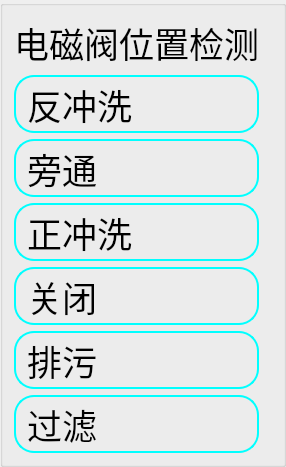
          <widget class="QGroupBox" name="valve_test">
           <layout class="QVBoxLayout" name="verticalLayout_4">
            <item>
             <layout class="QGridLayout" name="gridLayout_5">
              <item row="1" column="0">
               <widget class="QLabel" name="label_valve_1">
                <property name="font">
                 <font>
                  <family>微软雅黑</family>
                  <pointsize>26</pointsize>
                 </font>
                </property>
                <property name="styleSheet">
                 <string notr="true">QLabel {
    /*font-family: &quot;Microsoft YaHei&quot;;
    font-size: 18px;*/
    color: #000000;
    /*font-style: normal;
    font-weight: normal;*/
 
    border-style: solid;
    border-width: 2px;
    border-color: aqua;
    border-radius: 20px;
 
    padding-left: 2px;
    padding-top: 2px;
 
    /*background-color: rgb(237, 242, 255);/*背景颜色*/
    /*background-image: url(&quot;./image.png&quot;);*/
    /*background-repeat: no-repeat;*/
    background-position: left center;
}


QLabel:hover{
color: red;
border-color: green;
    background-color: aqua;
}

QLabel:disabled{
	color: blue;
	border-color: brown;
    background-color: aqua;
}
</string>
                </property>
                <property name="text">
                 <string>反冲洗</string>
                </property>
               </widget>
              </item>
              <item row="3" column="0">
               <widget class="QLabel" name="label_valve_3">
                <property name="font">
                 <font>
                  <family>微软雅黑</family>
                  <pointsize>26</pointsize>
                 </font>
                </property>
                <property name="styleSheet">
                 <string notr="true">QLabel {
    /*font-family: &quot;Microsoft YaHei&quot;;
    font-size: 18px;*/
    color: #000000;
    /*font-style: normal;
    font-weight: normal;*/
 
    border-style: solid;
    border-width: 2px;
    border-color: aqua;
    border-radius: 20px;
 
    padding-left: 2px;
    padding-top: 2px;
 
    /*background-color: rgb(237, 242, 255);/*背景颜色*/
    /*background-image: url(&quot;./image.png&quot;);*/
    /*background-repeat: no-repeat;*/
    background-position: left center;
}


QLabel:hover{
color: red;
border-color: green;
    background-color: aqua;
}

QLabel:disabled{
	color: blue;
	border-color: brown;
    background-color: aqua;
}
</string>
                </property>
                <property name="text">
                 <string>正冲洗</string>
                </property>
               </widget>
              </item>
              <item row="4" column="0">
               <widget class="QLabel" name="label_valve_4">
                <property name="font">
                 <font>
                  <family>微软雅黑</family>
                  <pointsize>26</pointsize>
                 </font>
                </property>
                <property name="styleSheet">
                 <string notr="true">QLabel {
    /*font-family: &quot;Microsoft YaHei&quot;;
    font-size: 18px;*/
    color: #000000;
    /*font-style: normal;
    font-weight: normal;*/
 
    border-style: solid;
    border-width: 2px;
    border-color: aqua;
    border-radius: 20px;
 
    padding-left: 2px;
    padding-top: 2px;
 
    /*background-color: rgb(237, 242, 255);/*背景颜色*/
    /*background-image: url(&quot;./image.png&quot;);*/
    /*background-repeat: no-repeat;*/
    background-position: left center;
}


QLabel:hover{
color: red;
border-color: green;
    background-color: aqua;
}

QLabel:disabled{
	color: blue;
	border-color: brown;
    background-color: aqua;
}
</string>
                </property>
                <property name="text">
                 <string>关闭</string>
                </property>
               </widget>
              </item>
              <item row="0" column="0">
               <widget class="QLabel" name="label_14">
                <property name="font">
                 <font>
                  <family>微软雅黑</family>
                  <pointsize>26</pointsize>
                 </font>
                </property>
                <property name="text">
                 <string>电磁阀位置检测</string>
                </property>
               </widget>
              </item>
              <item row="5" column="0">
               <widget class="QLabel" name="label_valve_5">
                <property name="font">
                 <font>
                  <family>微软雅黑</family>
                  <pointsize>26</pointsize>
                 </font>
                </property>
                <property name="styleSheet">
                 <string notr="true">QLabel {
    /*font-family: &quot;Microsoft YaHei&quot;;
    font-size: 18px;*/
    color: #000000;
    /*font-style: normal;
    font-weight: normal;*/
 
    border-style: solid;
    border-width: 2px;
    border-color: aqua;
    border-radius: 20px;
 
    padding-left: 2px;
    padding-top: 2px;
 
    /*background-color: rgb(237, 242, 255);/*背景颜色*/
    /*background-image: url(&quot;./image.png&quot;);*/
    /*background-repeat: no-repeat;*/
    background-position: left center;
}


QLabel:hover{
color: red;
border-color: green;
    background-color: aqua;
}

QLabel:disabled{
	color: blue;
	border-color: brown;
    background-color: aqua;
}
</string>
                </property>
                <property name="text">
                 <string>排污</string>
                </property>
               </widget>
              </item>
              <item row="6" column="0">
               <widget class="QLabel" name="label_valve_6">
                <property name="font">
                 <font>
                  <family>微软雅黑</family>
                  <pointsize>26</pointsize>
                 </font>
                </property>
                <property name="styleSheet">
                 <string notr="true">QLabel {
    /*font-family: &quot;Microsoft YaHei&quot;;
    font-size: 18px;*/
    color: #000000;
    /*font-style: normal;
    font-weight: normal;*/
 
    border-style: solid;
    border-width: 2px;
    border-color: aqua;
    border-radius: 20px;
 
    padding-left: 2px;
    padding-top: 2px;
 
    /*background-color: rgb(237, 242, 255);/*背景颜色*/
    /*background-image: url(&quot;./image.png&quot;);*/
    /*background-repeat: no-repeat;*/
    background-position: left center;
}


QLabel:hover{
color: red;
border-color: green;
    background-color: aqua;
}

QLabel:disabled{
	color: blue;
	border-color: brown;
    background-color: aqua;
}
</string>
                </property>
                <property name="text">
                 <string>过滤</string>
                </property>
               </widget>
              </item>
              <item row="2" column="0">
               <widget class="QLabel" name="label_valve_2">
                <property name="font">
                 <font>
                  <family>微软雅黑</family>
                  <pointsize>26</pointsize>
                 </font>
                </property>
                <property name="styleSheet">
                 <string notr="true">QLabel {
    /*font-family: &quot;Microsoft YaHei&quot;;
    font-size: 18px;*/
    color: #000000;
    /*font-style: normal;
    font-weight: normal;*/
 
    border-style: solid;
    border-width: 2px;
    border-color: aqua;
    border-radius: 20px;
 
    padding-left: 2px;
    padding-top: 2px;
 
    /*background-color: rgb(237, 242, 255);/*背景颜色*/
    /*background-image: url(&quot;./image.png&quot;);*/
    /*background-repeat: no-repeat;*/
    background-position: left center;
}


QLabel:hover{
color: red;
border-color: green;
    background-color: aqua;
}

QLabel:disabled{
	color: blue;
	border-color: brown;
    background-color: aqua;
}
</string>
                </property>
                <property name="text">
                 <string>旁通</string>
                </property>
               </widget>
              </item>
              <item row="1" column="1">
               <widget class="QLabel" name="label_valve_1_1">
                <property name="maximumSize">
                 <size>
                  <width>128</width>
                  <height>128</height>
                 </size>
                </property>
                <property name="text">
                 <string/>
                </property>
               </widget>
              </item>
              <item row="2" column="1">
               <widget class="QLabel" name="label_valve_2_1">
                <property name="maximumSize">
                 <size>
                  <width>128</width>
                  <height>128</height>
                 </size>
                </property>
                <property name="text">
                 <string/>
                </property>
               </widget>
              </item>
              <item row="3" column="1">
               <widget class="QLabel" name="label_valve_3_1">
                <property name="maximumSize">
                 <size>
                  <width>128</width>
                  <height>128</height>
                 </size>
                </property>
                <property name="text">
                 <string/>
                </property>
               </widget>
              </item>
              <item row="4" column="1">
               <widget class="QLabel" name="label_valve_4_1">
                <property name="maximumSize">
                 <size>
                  <width>128</width>
                  <height>128</height>
                 </size>
                </property>
                <property name="text">
                 <string/>
                </property>
               </widget>
              </item>
              <item row="5" column="1">
               <widget class="QLabel" name="label_valve_5_1">
                <property name="maximumSize">
                 <size>
                  <width>128</width>
                  <height>128</height>
                 </size>
                </property>
                <property name="text">
                 <string/>
                </property>
               </widget>
              </item>
              <item row="6" column="1">
               <widget class="QLabel" name="label_valve_6_1">
                <property name="maximumSize">
                 <size>
                  <width>128</width>
                  <height>128</height>
                 </size>
                </property>
                <property name="text">
                 <string/>
                </property>
               </widget>
              </item>
             </layout>
            </item>
           </layout>
          </widget>
